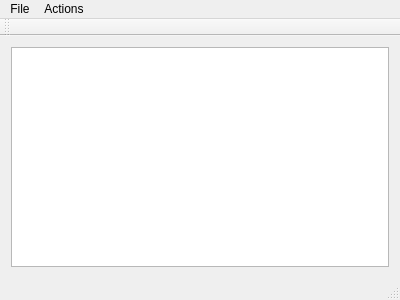
<?xml version="1.0" encoding="UTF-8"?>
<ui version="4.0">
 <class>MainWindow</class>
 <widget class="QMainWindow" name="MainWindow">
  <property name="geometry">
   <rect>
    <x>0</x>
    <y>0</y>
    <width>400</width>
    <height>300</height>
   </rect>
  </property>
  <property name="windowTitle">
   <string>MainWindow</string>
  </property>
  <widget class="QWidget" name="centralWidget">
   <layout class="QGridLayout" name="gridLayout">
    <item row="0" column="0">
     <widget class="QTreeView" name="treeView"/>
    </item>
   </layout>
  </widget>
  <widget class="QMenuBar" name="menuBar">
   <property name="geometry">
    <rect>
     <x>0</x>
     <y>0</y>
     <width>400</width>
     <height>23</height>
    </rect>
   </property>
   <widget class="QMenu" name="menuFile">
    <property name="title">
     <string>File</string>
    </property>
   </widget>
   <widget class="QMenu" name="menuActions">
    <property name="title">
     <string>Actions</string>
    </property>
    <addaction name="actionAdd_Item"/>
    <addaction name="actionRemove_Item"/>
   </widget>
   <addaction name="menuFile"/>
   <addaction name="menuActions"/>
  </widget>
  <widget class="QToolBar" name="mainToolBar">
   <attribute name="toolBarArea">
    <enum>TopToolBarArea</enum>
   </attribute>
   <attribute name="toolBarBreak">
    <bool>false</bool>
   </attribute>
  </widget>
  <widget class="QStatusBar" name="statusBar"/>
  <action name="actionAdd_Item">
   <property name="text">
    <string>Add Item</string>
   </property>
  </action>
  <action name="actionRemove_Item">
   <property name="text">
    <string>Remove Item</string>
   </property>
  </action>
 </widget>
 <layoutdefault spacing="6" margin="11"/>
 <resources/>
 <connections/>
</ui>
